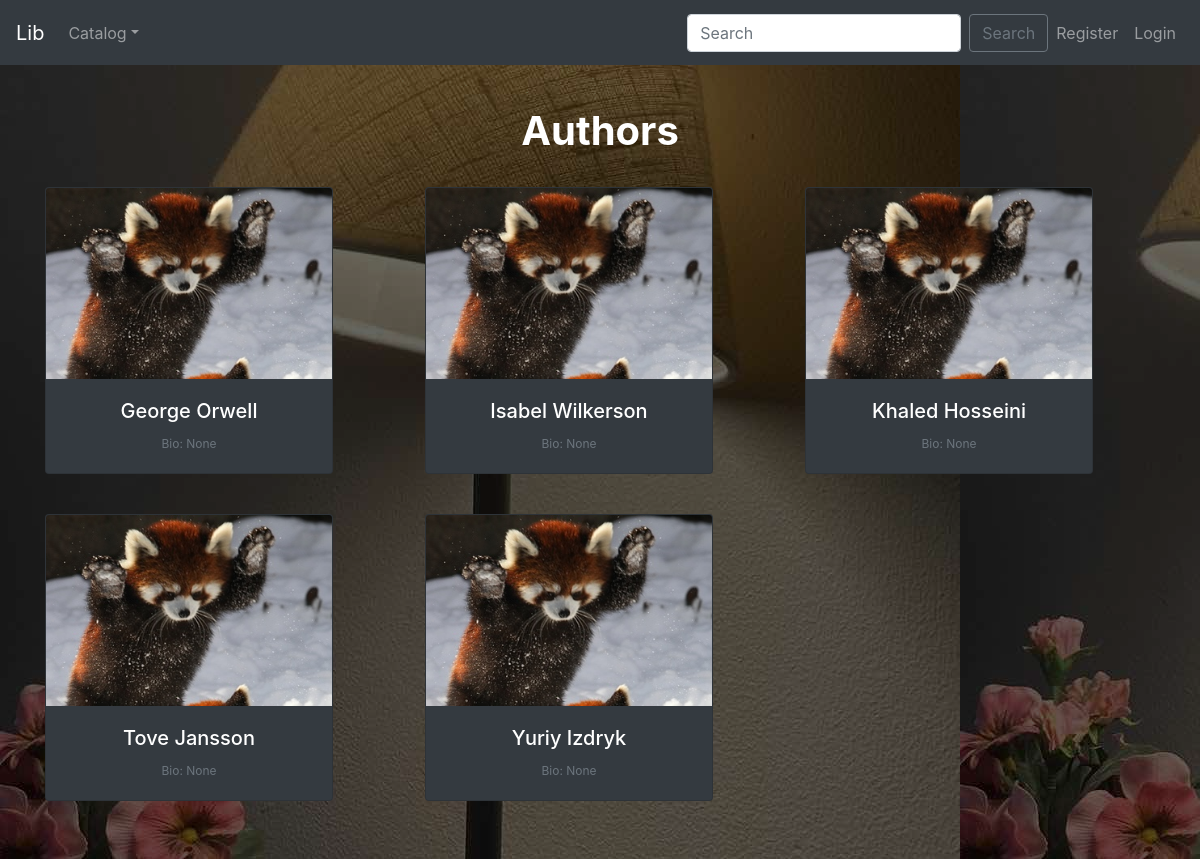
/lab1p/authors/, run on the app's committed database.
### lab1p/models.py (models this page shows, shortened)
class Author(models.Model):
    Name = models.CharField(max_length=30, blank=False)
    Surname = models.CharField(max_length=30, blank=False)
    Bio = models.CharField(max_length=200, default='No bio', blank=True)
    class Meta:
        unique_together = ("Name", "Surname")
        ordering = ['Name', 'Surname']

### lab1p/views.py (the view)
# urls.py: path('authors/', views.authors, name='authors'),
def authors(request):
    all_authors = Author.objects.all()
    return render(request=request, template_name="templates/authors.html", context={"authors_obj": all_authors})

### templatetags/languages_helpers.py (called while the page is built)
@register.filter
def get_language_info_list_ex(request):
    data = []
    def get_language_info(language):
        if len(language[0]) > 1:
            return translation.get_language_info(language[0])
        else:
            return translation.get_language_info(str(language))
    flag_map = {
        'en': 'gb',
        'uk': 'ua',
    }
    current_language = translation.get_language()
    for language in settings.LANGUAGES:
        info = get_language_info(language)
        code = info['code']
        info['is_current'] = (code == current_language)
        info['flag'] = flag.flag(flag_map.get(code, code))
        data.append(info)
    return data

### templates/templates/authors.html (shortened to what this page needs)
{% extends "templates/navbar.html" %}
{% load static %}
{% load i18n %}
{% block head %}
    <link rel="stylesheet" href="{% static 'css/style.css' %}">
{% endblock %}
{% block body %}
    <div id="intro_profile" class="bg-image shadow-2-strong" style="padding-top: 2.42%">
        <div class="mask" style="background-color: rgba(0, 0, 0, 0.6); min-height: 100%">
                <div class="container d-flex align-items-center justify-content-center text-center">
                  <div class="text-white">
                      <br><br>
                      <h1 class="font-weight-bold">{% trans "Authors" %}</h1>
                        <br>
                    <div class="row">
                        {% for author in authors_obj %}
                                <div class="col-sm-12 col-md-6 col-lg-4 pb-4">
                                    <div class="card text-white bg-dark mb-3" style="max-width: 18rem;">
                                    <img class="card-img-top" src="{% static 'images/panda.JPG' %}" alt="Card image cap">
                                    <div class="card-body">
                                        <a href="{% url 'author_detail' author.pk %}" style="color: white"><h5 class="card-title">{{ author.Name }} {{ author.Surname }}</h5></a>
                                        <p class="card-text text-muted" style="font-size:12px">{% trans "Bio" %}: {{ author.Bio }}</p>
                                    </div>
                                </div>
                            </div>
                        {% endfor %}
                    </div>
              </div>
            </div>
        </div>
    </div>
{% endblock %}

### static/css/style.css (style rules this page uses)
#intro_profile { background-image: url("/static/images/profile_bg.jpg"); object-fit: cover; min-height: 100%; }
@media (min-width: 992px) { #intro_profile { margin-top: -58.59px; } }

### data on the page
Author: Name "George", Surname "Orwell", Bio "None"
Author: Name "Isabel", Surname "Wilkerson", Bio "None"
Author: Name "Khaled", Surname "Hosseini", Bio "None"
Author: Name "Tove", Surname "Jansson", Bio "None"
Author: Name "Yuriy", Surname "Izdryk", Bio "None"
